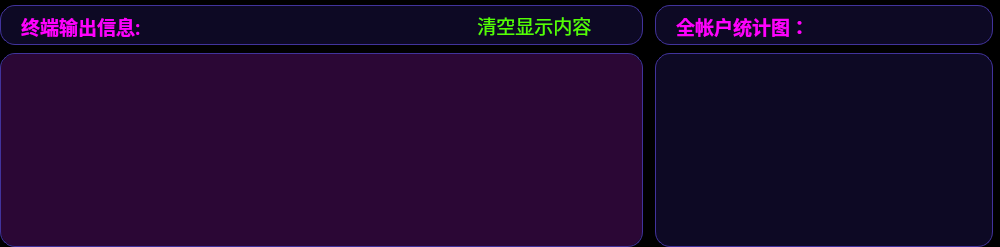
                     <widget class="QFrame" name="frame_2">
                      <property name="minimumSize">
                       <size>
                        <width>1000</width>
                        <height>0</height>
                       </size>
                      </property>
                      <property name="styleSheet">
                       <string notr="true">background-color: rgb(0, 0, 0);
border-radius: 20px;</string>
                      </property>
                      <property name="frameShape">
                       <enum>QFrame::StyledPanel</enum>
                      </property>
                      <property name="frameShadow">
                       <enum>QFrame::Raised</enum>
                      </property>
                      <property name="midLineWidth">
                       <number>-1</number>
                      </property>
                      <layout class="QHBoxLayout" name="horizontalLayout_11">
                       <property name="spacing">
                        <number>2</number>
                       </property>
                       <property name="leftMargin">
                        <number>0</number>
                       </property>
                       <property name="topMargin">
                        <number>5</number>
                       </property>
                       <property name="rightMargin">
                        <number>0</number>
                       </property>
                       <property name="bottomMargin">
                        <number>0</number>
                       </property>
                       <item>
                        <widget class="QFrame" name="frame_19">
                         <property name="sizePolicy">
                          <sizepolicy hsizetype="Expanding" vsizetype="Expanding">
                           <horstretch>0</horstretch>
                           <verstretch>0</verstretch>
                          </sizepolicy>
                         </property>
                         <property name="minimumSize">
                          <size>
                           <width>0</width>
                           <height>0</height>
                          </size>
                         </property>
                         <property name="styleSheet">
                          <string notr="true">background-color: rgb(0, 0, 0);</string>
                         </property>
                         <property name="frameShape">
                          <enum>QFrame::StyledPanel</enum>
                         </property>
                         <property name="frameShadow">
                          <enum>QFrame::Raised</enum>
                         </property>
                         <layout class="QVBoxLayout" name="verticalLayout_17">
                          <property name="spacing">
                           <number>8</number>
                          </property>
                          <property name="leftMargin">
                           <number>0</number>
                          </property>
                          <property name="topMargin">
                           <number>0</number>
                          </property>
                          <property name="rightMargin">
                           <number>5</number>
                          </property>
                          <property name="bottomMargin">
                           <number>0</number>
                          </property>
                          <item>
                           <widget class="QFrame" name="frame_21">
                            <property name="minimumSize">
                             <size>
                              <width>0</width>
                              <height>40</height>
                             </size>
                            </property>
                            <property name="maximumSize">
                             <size>
                              <width>16777215</width>
                              <height>40</height>
                             </size>
                            </property>
                            <property name="styleSheet">
                             <string notr="true">QFrame {
	background-color: rgb(13, 9, 36);
	border: 1px solid rgb(65, 51, 156);
	border-radius: 15px;
}
QFrame:hover {
	border: 2px solid rgb(255, 85, 0);
}</string>
                            </property>
                            <property name="frameShape">
                             <enum>QFrame::StyledPanel</enum>
                            </property>
                            <property name="frameShadow">
                             <enum>QFrame::Raised</enum>
                            </property>
                            <layout class="QHBoxLayout" name="horizontalLayout_10">
                             <property name="spacing">
                              <number>0</number>
                             </property>
                             <property name="leftMargin">
                              <number>20</number>
                             </property>
                             <property name="topMargin">
                              <number>0</number>
                             </property>
                             <property name="rightMargin">
                              <number>20</number>
                             </property>
                             <property name="bottomMargin">
                              <number>0</number>
                             </property>
                             <item alignment="Qt::AlignLeft">
                              <widget class="QLabel" name="label_23">
                               <property name="minimumSize">
                                <size>
                                 <width>0</width>
                                 <height>40</height>
                                </size>
                               </property>
                               <property name="maximumSize">
                                <size>
                                 <width>200</width>
                                 <height>16777215</height>
                                </size>
                               </property>
                               <property name="font">
                                <font>
                                 <family>等线</family>
                                 <pointsize>14</pointsize>
                                 <italic>false</italic>
                                 <bold>true</bold>
                                </font>
                               </property>
                               <property name="styleSheet">
                                <string notr="true">QFrame {
	background-color: rgba(30, 30, 40, 0);
	border: none;
	border-radius: 15px;
	color: rgb(255, 0, 255);
	font: 700 14pt &quot;等线&quot;;
}
</string>
                               </property>
                               <property name="text">
                                <string>终端输出信息:</string>
                               </property>
                               <property name="alignment">
                                <set>Qt::AlignLeading|Qt::AlignLeft|Qt::AlignVCenter</set>
                               </property>
                              </widget>
                             </item>
                             <item>
                              <widget class="QPushButton" name="Btn_cleartext">
                               <property name="minimumSize">
                                <size>
                                 <width>180</width>
                                 <height>30</height>
                                </size>
                               </property>
                               <property name="maximumSize">
                                <size>
                                 <width>180</width>
                                 <height>30</height>
                                </size>
                               </property>
                               <property name="font">
                                <font>
                                 <family>等线</family>
                                 <pointsize>14</pointsize>
                                 <italic>false</italic>
                                 <bold>false</bold>
                                </font>
                               </property>
                               <property name="styleSheet">
                                <string notr="true">QPushButton {
	border: none;
	background-color: rgba(40, 40, 70, 0);
	color: rgb(85, 255, 0);
	
	font: 14pt &quot;等线&quot;;
	border-radius: 13px;
}

QPushButton:hover {
	border-left: 3px solid rgb(255, 85, 0);
	border-right: 3px solid rgb(255, 85, 0);
}

QPushButton:pressed {
	background-color: rgb(25, 25, 25);
}</string>
                               </property>
                               <property name="text">
                                <string> 清空显示内容</string>
                               </property>
                               <property name="icon">
                                <iconset resource="../resource.qrc">
                                 <normaloff>:/图标/icons/清屏.svg</normaloff>:/图标/icons/清屏.svg</iconset>
                               </property>
                               <property name="iconSize">
                                <size>
                                 <width>30</width>
                                 <height>30</height>
                                </size>
                               </property>
                              </widget>
                             </item>
                            </layout>
                           </widget>
                          </item>
                          <item>
                           <widget class="QFrame" name="frame_22">
                            <property name="styleSheet">
                             <string notr="true">QFrame {
	background-color: rgb(13, 9, 36);
	border-radius: 15px;
	border: 1px solid rgb(65, 51, 156);
}
QFrame:hover {
	border: 2px solid rgb(255, 85, 0);
}</string>
                            </property>
                            <property name="frameShape">
                             <enum>QFrame::StyledPanel</enum>
                            </property>
                            <property name="frameShadow">
                             <enum>QFrame::Raised</enum>
                            </property>
                            <layout class="QHBoxLayout" name="horizontalLayout_12">
                             <property name="spacing">
                              <number>0</number>
                             </property>
                             <property name="leftMargin">
                              <number>0</number>
                             </property>
                             <property name="topMargin">
                              <number>0</number>
                             </property>
                             <property name="rightMargin">
                              <number>0</number>
                             </property>
                             <property name="bottomMargin">
                              <number>0</number>
                             </property>
                             <item>
                              <widget class="QTextBrowser" name="textBrowser_terminal">
                               <property name="styleSheet">
                                <string notr="true">QTextBrowser{
background-color: rgba(170, 0, 120, 50);
color: rgb(255, 255, 255);
border-radius: 15px;
font: 12pt &quot;等线&quot;;
/*padding-left: 20px;
padding-right: 20px;*/
padding: 5px 5px 5px 20px;
border: none;
}
QScrollBar:horizontal {
    border: none;
    background: rgb(52, 59, 72);
    height: 8px;
    margin: 0px 20px 0 20px;
	border-radius: 3px;
}
QScrollBar::handle:horizontal {
    background:rgba(249, 83, 255, 170);
    min-width: 30px;
	border-radius: 3px
}
/*
滑块悬浮，按下*/
QScrollBar::handle:hover:horizontal,QScrollBar::handle:pressed:horizontal{
background:rgb(150, 0, 150);
}
QScrollBar::add-line:horizontal {
    border: none;
    background: rgb(55, 63, 77);
    width: 20px;
	border-top-right-radius: 3px;
    border-bottom-right-radius: 3px;
    subcontrol-position: right;
    subcontrol-origin: margin;
}
QScrollBar::sub-line:horizontal {
    border: none;
    background: rgb(55, 63, 77);
    width: 20px;
	border-top-left-radius: 3px;
    border-bottom-left-radius: 3px;
    subcontrol-position: left;
    subcontrol-origin: margin;
}
QScrollBar::up-arrow:horizontal, QScrollBar::down-arrow:horizontal
{
     background: none;
}
QScrollBar::add-page:horizontal, QScrollBar::sub-page:horizontal
{
     background: none;
}
 QScrollBar:vertical {
	border: none;
    background: rgb(52, 59, 72);
    width: 8px;
    margin: 20px 0 20px 0;
	border-radius: 3px;
 }
 QScrollBar::handle:vertical {	
	background:rgba(249, 83, 255, 170);
    min-height: 30px;
	border-radius: 3px
 }
/*
滑块悬浮，按下*/
QScrollBar::handle:hover:vertical,QScrollBar::handle:pressed:vertical{
background:rgb(150, 0, 150);
}
 QScrollBar::add-line:vertical {
     border: none;
    background: rgb(55, 63, 77);
     height: 20px;
	border-bottom-left-radius: 3px;
    border-bottom-right-radius: 3px;
     subcontrol-position: bottom;
     subcontrol-origin: margin;
 }
 QScrollBar::sub-line:vertical {
	border: none;
    background: rgb(55, 63, 77);
     height: 20px;
	border-top-left-radius: 3px;
    border-top-right-radius: 3px;
     subcontrol-position: top;
     subcontrol-origin: margin;
 }
 QScrollBar::up-arrow:vertical, QScrollBar::down-arrow:vertical {
     background: none;
 }

 QScrollBar::add-page:vertical, QScrollBar::sub-page:vertical {
     background: none;
 }
</string>
                               </property>
                              </widget>
                             </item>
                            </layout>
                           </widget>
                          </item>
                         </layout>
                        </widget>
                       </item>
                       <item>
                        <widget class="QFrame" name="frame_20">
                         <property name="sizePolicy">
                          <sizepolicy hsizetype="Preferred" vsizetype="Expanding">
                           <horstretch>0</horstretch>
                           <verstretch>0</verstretch>
                          </sizepolicy>
                         </property>
                         <property name="minimumSize">
                          <size>
                           <width>350</width>
                           <height>0</height>
                          </size>
                         </property>
                         <property name="maximumSize">
                          <size>
                           <width>350</width>
                           <height>16777215</height>
                          </size>
                         </property>
                         <property name="styleSheet">
                          <string notr="true">background-color: rgb(0, 0, 0);</string>
                         </property>
                         <property name="frameShape">
                          <enum>QFrame::StyledPanel</enum>
                         </property>
                         <property name="frameShadow">
                          <enum>QFrame::Raised</enum>
                         </property>
                         <layout class="QVBoxLayout" name="verticalLayout_5">
                          <property name="spacing">
                           <number>8</number>
                          </property>
                          <property name="leftMargin">
                           <number>5</number>
                          </property>
                          <property name="topMargin">
                           <number>0</number>
                          </property>
                          <property name="rightMargin">
                           <number>7</number>
                          </property>
                          <property name="bottomMargin">
                           <number>0</number>
                          </property>
                          <item>
                           <widget class="QFrame" name="frame_11">
                            <property name="minimumSize">
                             <size>
                              <width>300</width>
                              <height>40</height>
                             </size>
                            </property>
                            <property name="maximumSize">
                             <size>
                              <width>16777215</width>
                              <height>40</height>
                             </size>
                            </property>
                            <property name="styleSheet">
                             <string notr="true">QFrame {
	background-color: rgb(13, 9, 36);
	border: 1px solid rgb(65, 51, 156);
	border-radius: 15px;
}
QFrame:hover {
	border: 2px solid rgb(255, 85, 0);
}</string>
                            </property>
                            <property name="frameShape">
                             <enum>QFrame::StyledPanel</enum>
                            </property>
                            <property name="frameShadow">
                             <enum>QFrame::Raised</enum>
                            </property>
                            <layout class="QHBoxLayout" name="horizontalLayout_4">
                             <property name="spacing">
                              <number>0</number>
                             </property>
                             <property name="leftMargin">
                              <number>20</number>
                             </property>
                             <property name="topMargin">
                              <number>0</number>
                             </property>
                             <property name="rightMargin">
                              <number>0</number>
                             </property>
                             <property name="bottomMargin">
                              <number>0</number>
                             </property>
                             <item>
                              <widget class="QLabel" name="label_24">
                               <property name="minimumSize">
                                <size>
                                 <width>0</width>
                                 <height>40</height>
                                </size>
                               </property>
                               <property name="maximumSize">
                                <size>
                                 <width>150</width>
                                 <height>16777215</height>
                                </size>
                               </property>
                               <property name="font">
                                <font>
                                 <family>等线</family>
                                 <pointsize>14</pointsize>
                                 <italic>false</italic>
                                 <bold>true</bold>
                                </font>
                               </property>
                               <property name="styleSheet">
                                <string notr="true">QFrame {
	background-color: rgba(30, 30, 40, 0);
	border: none;
	border-radius: 15px;
	color: rgb(255, 0, 255);
	font: 700 14pt &quot;等线&quot;;
}
</string>
                               </property>
                               <property name="text">
                                <string>全帐户统计图：</string>
                               </property>
                               <property name="alignment">
                                <set>Qt::AlignLeading|Qt::AlignLeft|Qt::AlignVCenter</set>
                               </property>
                              </widget>
                             </item>
                             <item>
                              <spacer name="horizontalSpacer_11">
                               <property name="orientation">
                                <enum>Qt::Horizontal</enum>
                               </property>
                               <property name="sizeHint" stdset="0">
                                <size>
                                 <width>40</width>
                                 <height>20</height>
                                </size>
                               </property>
                              </spacer>
                             </item>
                            </layout>
                           </widget>
                          </item>
                          <item>
                           <widget class="QFrame" name="frame_12">
                            <property name="styleSheet">
                             <string notr="true">QFrame {
	background-color: rgb(13, 9, 36);
	border-radius: 15px;
	border: 1px solid rgb(65, 51, 156);
}

QFrame:hover {
	border: 2px solid rgb(255, 85, 0);
}</string>
                            </property>
                            <property name="frameShape">
                             <enum>QFrame::StyledPanel</enum>
                            </property>
                            <property name="frameShadow">
                             <enum>QFrame::Raised</enum>
                            </property>
                            <layout class="QVBoxLayout" name="verticalLayout_18">
                             <property name="spacing">
                              <number>0</number>
                             </property>
                             <property name="leftMargin">
                              <number>0</number>
                             </property>
                             <property name="topMargin">
                              <number>0</number>
                             </property>
                             <property name="rightMargin">
                              <number>0</number>
                             </property>
                             <property name="bottomMargin">
                              <number>0</number>
                             </property>
                             <item>
                              <widget class="QFrame" name="frame_30">
                               <property name="styleSheet">
                                <string notr="true">QFrame {
	background-color: transparent;
	
	border: none;
}

QFrame:hover {
	border: none;
}</string>
                               </property>
                               <property name="frameShape">
                                <enum>QFrame::StyledPanel</enum>
                               </property>
                               <property name="frameShadow">
                                <enum>QFrame::Raised</enum>
                               </property>
                               <layout class="QHBoxLayout" name="horizontalLayout_16">
                                <property name="spacing">
                                 <number>0</number>
                                </property>
                                <property name="leftMargin">
                                 <number>0</number>
                                </property>
                                <property name="topMargin">
                                 <number>0</number>
                                </property>
                                <property name="rightMargin">
                                 <number>0</number>
                                </property>
                                <property name="bottomMargin">
                                 <number>0</number>
                                </property>
                                <item>
                                 <layout class="QVBoxLayout" name="pieCard">
                                  <property name="spacing">
                                   <number>6</number>
                                  </property>
                                  <property name="sizeConstraint">
                                   <enum>QLayout::SetMaximumSize</enum>
                                  </property>
                                 </layout>
                                </item>
                               </layout>
                              </widget>
                             </item>
                            </layout>
                           </widget>
                          </item>
                         </layout>
                        </widget>
                       </item>
                      </layout>
                     </widget>
